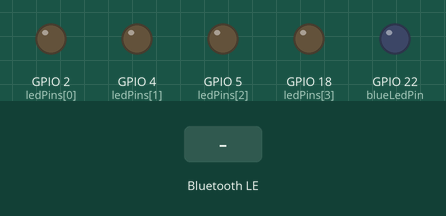
The sketch below on a simulated ESP32. Shown: output pins drawn as LEDs (lit = HIGH). Inputs (shaded band) come from the test bench. Nothing arrives over Bluetooth unless stated; a phone connects over Bluetooth LE 3 s after start; what the sketch prints to the serial monitor is not drawn.

Above: at 1.2 s.
1.3 s: Bluetooth LE write "1" received
At 2.0 s:
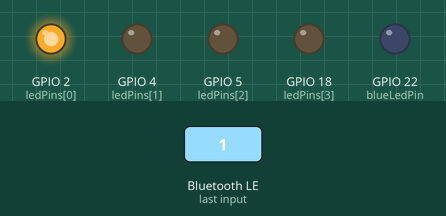
4.3 s: Bluetooth LE write "2" received
At 5.5 s:
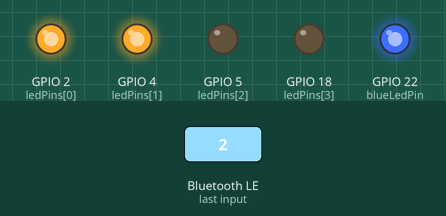
5.8 s: Bluetooth LE write "3" received
At 6.7 s:
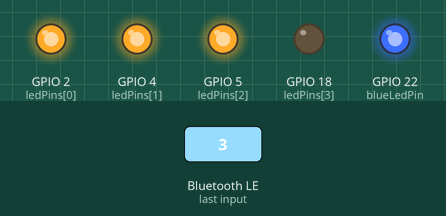
7.3 s: Bluetooth LE write "4" received
At 7.8 s:
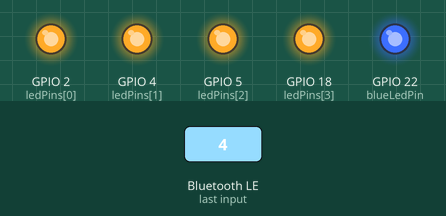
8.8 s: Bluetooth LE write "1" received
At 10.0 s:
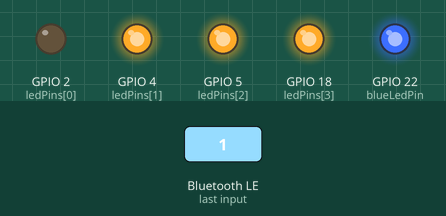
10.3 s: Bluetooth LE write "2" received
At 11.4 s:
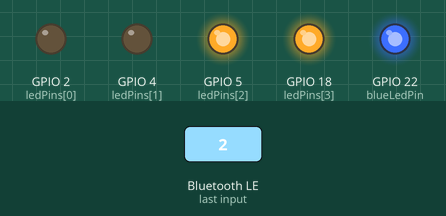
Timing chart, 0 to 12.8 s (numbered marks = the images above; inputs shaded):
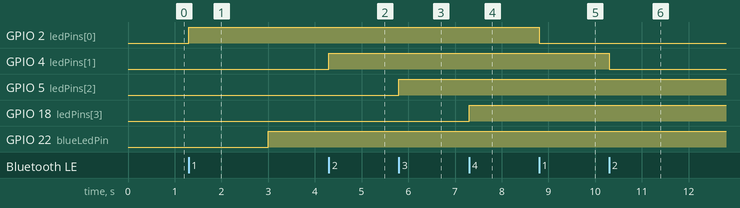

Measured:
- after the input at 1.3 s, GPIO 2 (ledPins[0]): LOW → HIGH at once
- after the input at 4.3 s, GPIO 4 (ledPins[1]): LOW → HIGH at once
- after the input at 5.8 s, GPIO 5 (ledPins[2]): LOW → HIGH at once
- after the input at 7.3 s, GPIO 18 (ledPins[3]): LOW → HIGH at once
- after the input at 8.8 s, GPIO 2 (ledPins[0]): HIGH → LOW at once
- after the input at 10.3 s, GPIO 4 (ledPins[1]): HIGH → LOW at once

The sketch:

esp32_lisa_control.ino
```cpp
/*
  LISA-SPARKLE-HOME
  ESP32 Bluetooth Low Energy (BLE) Controller

  Logic: Active HIGH
  - LED menyala ketika pin GPIO diberi sinyal HIGH.
  - LED mati ketika pin GPIO diberi sinyal LOW.

  Koneksi Fisik (Direkomendasikan):
  - Kaki pendek LED (Katoda) -> Pin GND di ESP32.
  - Kaki panjang LED (Anoda) -> Salah satu ujung Resistor (220 Ohm).
  - Ujung resistor lainnya -> Pin GPIO di ESP32 (misal: Pin 2).

  Pastikan Anda selalu menggunakan resistor untuk melindungi LED dan pin ESP32 Anda!
*/

#include <BLEDevice.h>
#include <BLEServer.h>
#include <BLEUtils.h>
#include <BLE2902.h>

// UUID untuk Service dan Characteristic, harus sama dengan di aplikasi web
#define SERVICE_UUID           "4fafc201-1fb5-459e-8fcc-c5c9c331914b"
#define CHARACTERISTIC_UUID    "beb5483e-36e1-4688-b7f5-ea07361b26a8"

// Pinout untuk LED, Tombol, dan Sensor
const int ledPins[] = {2, 4, 5, 18}; // Ruang Tamu, Kamar Mandi, Dapur, Teras
const int buttonPin = 19;
const int pirPin = 21;
const int blueLedPin = 22; // Pin untuk LED indikator koneksi Bluetooth

// Variabel state
bool ledStates[] = {false, false, false, false};
bool deviceConnected = false;

// Callback class untuk menangani event koneksi server BLE
class MyServerCallbacks: public BLEServerCallbacks {
  void onConnect(BLEServer* pServer) {
    deviceConnected = true;
    digitalWrite(blueLedPin, HIGH); // Nyalakan LED biru saat terhubung
  }

  void onDisconnect(BLEServer* pServer) {
    deviceConnected = false;
    digitalWrite(blueLedPin, LOW); // Matikan LED biru saat koneksi terputus
    BLEDevice::startAdvertising(); // Mulai advertising lagi agar bisa ditemukan
  }
};

// Callback class untuk menangani event penulisan data ke characteristic
class MyCallbacks: public BLECharacteristicCallbacks {
  void onWrite(BLECharacteristic *pCharacteristic) {
    std::string value = pCharacteristic->getValue();

    if (value.length() > 0) {
      char command = value[0];
      int ledIndex = -1;

      switch(command) {
        case '1': ledIndex = 0; break; // Ruang Tamu
        case '2': ledIndex = 1; break; // Kamar Mandi
        case '3': ledIndex = 2; break; // Ruang Dapur
        case '4': ledIndex = 3; break; // Lampu Teras
      }

      if (ledIndex != -1) {
        ledStates[ledIndex] = !ledStates[ledIndex];
        digitalWrite(ledPins[ledIndex], ledStates[ledIndex] ? HIGH : LOW);
      }
    }
  }
};

void setup() {
  Serial.begin(115200);

  // Inisialisasi semua pin LED sebagai OUTPUT dan set ke LOW (mati)
  for (int i = 0; i < 4; i++) {
    pinMode(ledPins[i], OUTPUT);
    digitalWrite(ledPins[i], LOW);
  }

  // Inisialisasi pin untuk indikator koneksi
  pinMode(blueLedPin, OUTPUT);
  digitalWrite(blueLedPin, LOW);

  // Setup BLE
  BLEDevice::init("Lisa Home Control ESP32");
  BLEServer *pServer = BLEDevice::createServer();
  pServer->setCallbacks(new MyServerCallbacks());

  BLEService *pService = pServer->createService(SERVICE_UUID);
  BLECharacteristic *pCharacteristic = pService->createCharacteristic(
                                         CHARACTERISTIC_UUID,
                                         BLECharacteristic::PROPERTY_READ |
                                         BLECharacteristic::PROPERTY_WRITE
                                       );

  pCharacteristic->setCallbacks(new MyCallbacks());
  pService->start();

  // Setup advertising
  BLEAdvertising *pAdvertising = BLEDevice::getAdvertising();
  pAdvertising->addServiceUUID(SERVICE_UUID);
  pAdvertising->setScanResponse(true);
  pAdvertising->setMinPreferred(0x06);
  pAdvertising->setMinPreferred(0x12);
  BLEDevice::startAdvertising();
  Serial.println("Characteristic defined! Now you can connect with your phone!");
}

void loop() {
  // Logika lain bisa ditambahkan di sini jika perlu,
  // misalnya untuk membaca tombol atau sensor.
  delay(100);
}
```
